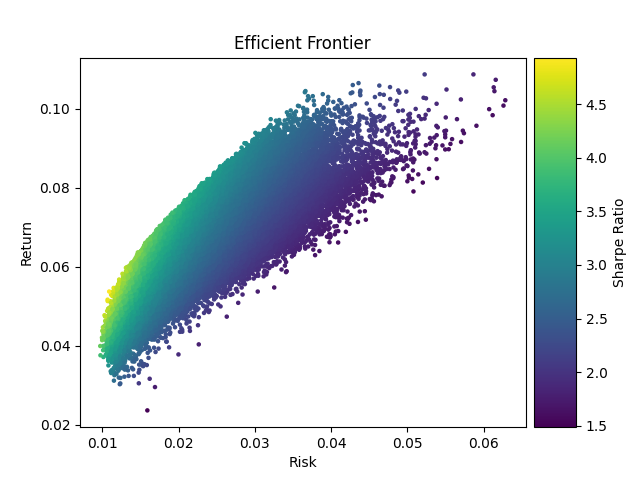

This figure's Python source:

# sample calculation to make the Markowitz efficient frontier

import math
import numpy as np
import numpy.random
import pandas as pd
import matplotlib as mpl
from matplotlib import pyplot as plt


def calc_portfolio_weighted_avg(weights):
    """
    weighted average portfolio return. calculated as Sum (weight_i * return_i)
    :param weights: dataframe with asset_name as row key
    """
    weighted_return = 0
    for asset_name in weights.keys():
        weighted_return += weights[asset_name] * asset_properties[asset_name]["avg_return"]

    return weighted_return


def calc_portfolio_weighted_stddev(weights):
    """
    weighted std dev of returns. calculated as SUM_i(SUM_j( w_i * w_j * stddev_i * stddev_j * Corr_ij))
    :param weights: dataframe with asset_name as row key
    """
    weighted_risk = 0
    for asset_name_i in weights.keys():
        for asset_name_j in weights.keys():
            weighted_risk += weights[asset_name_i] * weights[asset_name_j] * \
                             asset_properties[asset_name_i]["std_dev"] * asset_properties[asset_name_j]["std_dev"] * \
                             correlations[asset_name_i][asset_name_j]

    weighted_risk = math.sqrt(weighted_risk)

    return weighted_risk


def calc_portfolio_risk_return(weights):
    """
    one function to call both risk and return calcs
    :param weights: dataframe with asset_name as row key
    :return:
    """
    portfolio_risk = calc_portfolio_weighted_stddev(weights)
    portfolio_return = calc_portfolio_weighted_avg(weights)
    sharpe_ratio = portfolio_return / portfolio_risk

    return portfolio_risk, portfolio_return, sharpe_ratio


if __name__ == "__main__":

    # manually make 6 assets and some correlations
    asset_properties = {"asset_1": {"avg_return": 0.073, "std_dev": 0.05},
                        "asset_2": {"avg_return": 0.035, "std_dev": 0.011},
                        "asset_3": {"avg_return": 0.12, "std_dev": 0.09},
                        "asset_4": {"avg_return": 0.05, "std_dev": 0.02},
                        "asset_5": {"avg_return": 0.015, "std_dev": 0.02},
                        "asset_6": {"avg_return": 0.11, "std_dev": 0.05}}

    # make correlation matrix, upper triangular only
    correlations = pd.DataFrame([[+1.00, -0.08, +0.32, -0.12, -0.30, -0.03],
                                 [+0.00, +1.00, +0.02, +0.18, +0.45, -0.24],
                                 [+0.00, +0.00, +1.00, +0.04, +0.02, -0.09],
                                 [+0.00, +0.00, +0.00, +1.00, +0.13, +0.12],
                                 [+0.00, +0.00, +0.00, +0.00, +1.00, +0.21],
                                 [+0.00, +0.00, +0.00, +0.00, +0.00, +1.00],
                                 ], index=asset_properties.keys(), columns=asset_properties.keys())
    # make upper triangular matrix symmetric about diagonal for ease of lokup
    corr_upper_tri = np.triu(correlations)
    correlations = corr_upper_tri + corr_upper_tri.T - np.diag(np.diag(corr_upper_tri))
    correlations = pd.DataFrame(correlations, index=asset_properties.keys(), columns=asset_properties.keys())

    # make random asset weights for X simulations
    simulations = 100000
    weights = numpy.random.rand(len(asset_properties.keys()), simulations)  # columns are simulations, rows are assets
    weights = weights / np.sum(weights, axis=0, keepdims=True)
    weights_df = pd.DataFrame(weights, index=asset_properties.keys())

    # use list comprehension to get tuple of resuts as [ (risk_1, return_1, sharpe_1), (risk_2, return_2, sharpe_2), ...
    combo_portfolio_risk_return_pairs = [calc_portfolio_risk_return(weights_df[index]) for index in weights_df.columns]
    stddevs = [pair[0] for pair in combo_portfolio_risk_return_pairs]
    avgs = [pair[1] for pair in combo_portfolio_risk_return_pairs]
    sharpe_ratio = [pair[2] for pair in combo_portfolio_risk_return_pairs]

    # scatter plot
    fig = plt.figure()
    plot1 = plt.subplot2grid((10, 10), (0, 0), rowspan=10, colspan=9)
    plot1.scatter(stddevs, avgs, c=sharpe_ratio, cmap="viridis", s=5)
    plot1.set_title("Efficient Frontier")
    plot1.set_xlabel("Risk")
    plot1.set_ylabel("Return")

    # color map
    plot2 = plt.subplot2grid((10, 10), (0, 9), rowspan=10, colspan=1)
    cmap = mpl.cm.viridis
    norm = mpl.colors.Normalize(vmin=min(sharpe_ratio), vmax=max(sharpe_ratio))
    fig.colorbar(mpl.cm.ScalarMappable(norm=norm, cmap=cmap), cax=plot2, orientation='vertical', label='Sharpe Ratio')
    plt.show()
